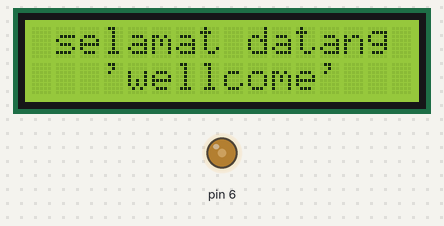
The sketch below on a simulated Arduino Uno, built with avr-gcc and run on an emulated ATmega328P. On the bench: 16×2 character LCD, output pins drawn as LEDs (lit = HIGH).

Above: at 0.1 s.
At 1.6 s:
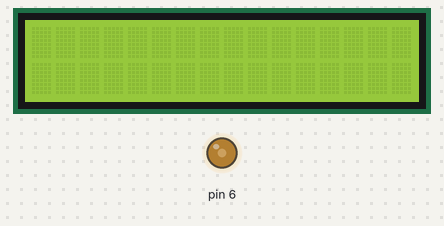
At 2.6 s:
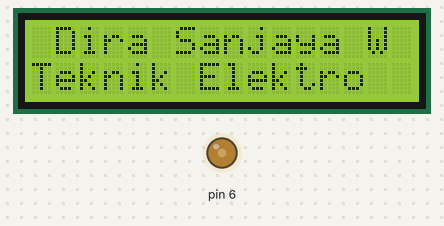

Measured:
- by itself, everything shown: repeats every 5.0 s, in 4 steps
- what the display in image 1 shows lasts 1.0 s, from 1.6 s to 2.6 s
- what the display in image 2 shows lasts 1.5 s, from 2.6 s to 4.1 s

The sketch:

sketch_mar17a.ino
```cpp
#include <LiquidCrystal.h>
int Contrast=90;  //set kontrast 75%
LiquidCrystal lcd(8, 9, 10, 11, 12, 13);

void setup() {
  analogWrite(6,Contrast);  // set kontrast di pint D6
  lcd.begin(16, 2);    //UNTUK LCD 16X2
}

void loop() {
  lcd.setCursor(0,0);  //baris pertama
  lcd.print(" selamat datang");
  lcd.setCursor(0,1);  //baris kedua
  lcd.print("   'wellcome' ");
  delay(1500);

  lcd.clear();
  delay(1000);

  lcd.setCursor(0, 0);   // UNTUK BARIS PERTAMA
  lcd.print(" Dira Sanjaya W");
  lcd.setCursor(0,1);    // UNTUK BARIS KEDUA
  lcd.print("Teknik Elektro");
  lcd.display();
  delay(1500);

  lcd.clear();
  delay(1000);


}
```
